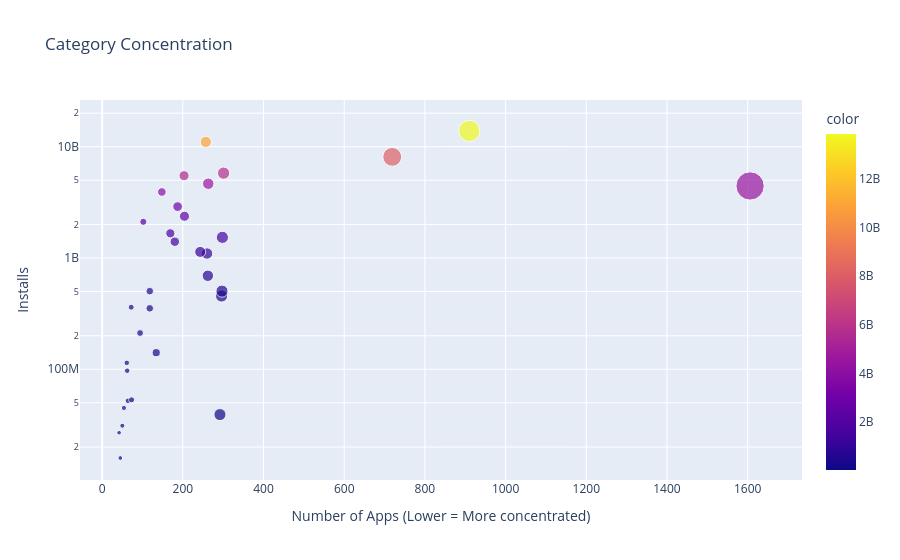

The notebook cell saved with this chart:
### Code cell
fig = px.scatter(x=apps_and_installs.App,
                 y=apps_and_installs.Installs,
                 color=apps_and_installs.Installs,
                 size=apps_and_installs.App,
                 hover_name=apps_and_installs.index,
                 log_y=True,
                 title="Category Concentration"
                 )

fig.update_layout(xaxis_title='Number of Apps (Lower = More concentrated)', yaxis_title='Installs')

fig.show()

### Figure 1 — Plotly figure (JSON) as saved in the notebook; plotly's stock layout.template omitted (floating-point values rounded to 4 significant figures)
{"data": [{"hovertemplate": "<b>%{hovertext}</b><br><br>x=%{x}<br>y=%{y}<br>size=%{marker.size}<br>color=%{marker.color}<extra></extra>", "hovertext": ["EVENTS", "BEAUTY", "PARENTING", "MEDICAL", "COMICS", "LIBRARIES_AND_DEMO", "AUTO_AND_VEHICLES", "HOUSE_AND_HOME", "ART_AND_DESIGN", "DATING", "FOOD_AND_DRINK", "EDUCATION", "WEATHER", "FINANCE", "MAPS_AND_NAVIGATION", "LIFESTYLE", "BUSINESS", "SPORTS", "HEALTH_AND_FITNESS", "SHOPPING", "PERSONALIZATION", "BOOKS_AND_REFERENCE", "ENTERTAINMENT", "NEWS_AND_MAGAZINES", "TRAVEL_AND_LOCAL", "VIDEO_PLAYERS", "FAMILY", "PHOTOGRAPHY", "SOCIAL", "PRODUCTIVITY", "TOOLS", "COMMUNICATION", "GAME"], "legendgroup": "", "marker": {"color": [15949410, 26916200, 31116110, 39162676, 44931100, 52083000, 53129800, 97082000, 114233100, 140912410, 211677750, 352852000, 361096500, 455249400, 503267560, 503611120, 692018120, 1096431465, 1134006220, 1400331540, 1532352930, 1665791655, 2113660000, 2369110650, 2894859300, 3916897200, 4437554490, 4649143130, 5487841475, 5788070180, 8099724500, 11039241530, 13858762717], "coloraxis": "coloraxis", "size": [45, 42, 50, 292, 54, 64, 73, 62, 61, 134, 94, 118, 72, 296, 118, 297, 262, 260, 243, 180, 298, 169, 102, 204, 187, 148, 1606, 263, 203, 301, 719, 257, 910], "sizemode": "area", "sizeref": 4.015, "symbol": "circle"}, "mode": "markers", "name": "", "orientation": "v", "showlegend": false, "type": "scatter", "x": [45, 42, 50, 292, 54, 64, 73, 62, 61, 134, 94, 118, 72, 296, 118, 297, 262, 260, 243, 180, 298, 169, 102, 204, 187, 148, 1606, 263, 203, 301, 719, 257, 910], "xaxis": "x", "y": [15949410, 26916200, 31116110, 39162676, 44931100, 52083000, 53129800, 97082000, 114233100, 140912410, 211677750, 352852000, 361096500, 455249400, 503267560, 503611120, 692018120, 1096431465, 1134006220, 1400331540, 1532352930, 1665791655, 2113660000, 2369110650, 2894859300, 3916897200, 4437554490, 4649143130, 5487841475, 5788070180, 8099724500, 11039241530, 13858762717], "yaxis": "y"}], "layout": {"coloraxis": {"colorbar": {"title": {"text": "color"}}, "colorscale": [[0, "#0d0887"], [0.1111, "#46039f"], [0.2222, "#7201a8"], [0.3333, "#9c179e"], [0.4444, "#bd3786"], [0.5556, "#d8576b"], [0.6667, "#ed7953"], [0.7778, "#fb9f3a"], [0.8889, "#fdca26"], [1, "#f0f921"]]}, "legend": {"itemsizing": "constant", "tracegroupgap": 0}, "title": {"text": "Category Concentration"}, "xaxis": {"anchor": "y", "domain": [0, 1], "title": {"text": "Number of Apps (Lower = More concentrated)"}}, "yaxis": {"anchor": "x", "domain": [0, 1], "title": {"text": "Installs"}, "type": "log"}}}
